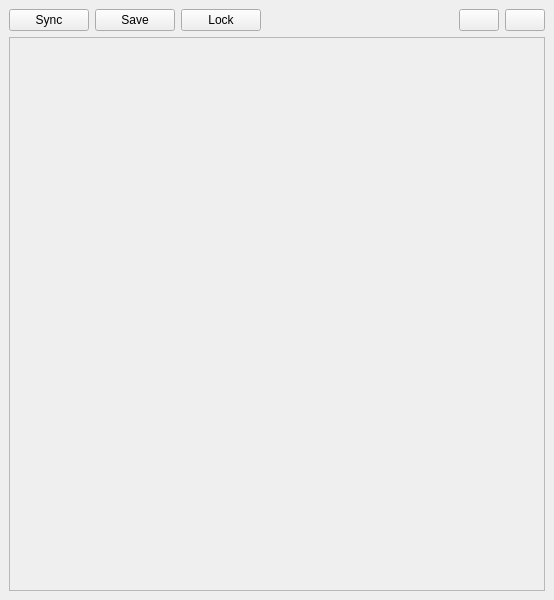
<?xml version="1.0" encoding="UTF-8"?>
<ui version="4.0">
 <class>MainWindow</class>
 <widget class="QMainWindow" name="MainWindow">
  <property name="geometry">
   <rect>
    <x>0</x>
    <y>0</y>
    <width>554</width>
    <height>600</height>
   </rect>
  </property>
  <property name="windowTitle">
   <string>MainWindow</string>
  </property>
  <widget class="QWidget" name="centralwidget">
   <layout class="QVBoxLayout" name="verticalLayout">
    <item>
     <layout class="QHBoxLayout" name="horizontalLayout">
      <item>
       <widget class="QPushButton" name="sync_btn">
        <property name="text">
         <string>Sync</string>
        </property>
        <property name="icon">
         <iconset theme="QIcon::ThemeIcon::SyncSynchronizing"/>
        </property>
       </widget>
      </item>
      <item>
       <widget class="QPushButton" name="save_btn">
        <property name="text">
         <string>Save</string>
        </property>
        <property name="icon">
         <iconset theme="QIcon::ThemeIcon::DocumentSave"/>
        </property>
       </widget>
      </item>
      <item>
       <widget class="QPushButton" name="lock_btn">
        <property name="text">
         <string>Lock</string>
        </property>
        <property name="icon">
         <iconset theme="QIcon::ThemeIcon::MediaRecord"/>
        </property>
       </widget>
      </item>
      <item>
       <spacer name="horizontalSpacer">
        <property name="orientation">
         <enum>Qt::Orientation::Horizontal</enum>
        </property>
        <property name="sizeHint" stdset="0">
         <size>
          <width>40</width>
          <height>20</height>
         </size>
        </property>
       </spacer>
      </item>
      <item>
       <widget class="QPushButton" name="add_btn">
        <property name="text">
         <string/>
        </property>
        <property name="icon">
         <iconset theme="QIcon::ThemeIcon::ListAdd"/>
        </property>
       </widget>
      </item>
      <item>
       <widget class="QPushButton" name="exit_btn">
        <property name="text">
         <string/>
        </property>
        <property name="icon">
         <iconset theme="QIcon::ThemeIcon::ApplicationExit"/>
        </property>
       </widget>
      </item>
     </layout>
    </item>
    <item>
     <widget class="QScrollArea" name="scrollArea">
      <property name="widgetResizable">
       <bool>true</bool>
      </property>
      <widget class="QWidget" name="scrollAreaWidgetContents">
       <property name="geometry">
        <rect>
         <x>0</x>
         <y>0</y>
         <width>534</width>
         <height>548</height>
        </rect>
       </property>
       <layout class="QVBoxLayout" name="verticalLayout_3">
        <item>
         <layout class="QVBoxLayout" name="tab_layout"/>
        </item>
        <item>
         <spacer name="verticalSpacer">
          <property name="orientation">
           <enum>Qt::Orientation::Vertical</enum>
          </property>
          <property name="sizeHint" stdset="0">
           <size>
            <width>20</width>
            <height>519</height>
           </size>
          </property>
         </spacer>
        </item>
       </layout>
      </widget>
     </widget>
    </item>
   </layout>
  </widget>
 </widget>
 <resources/>
 <connections/>
</ui>
